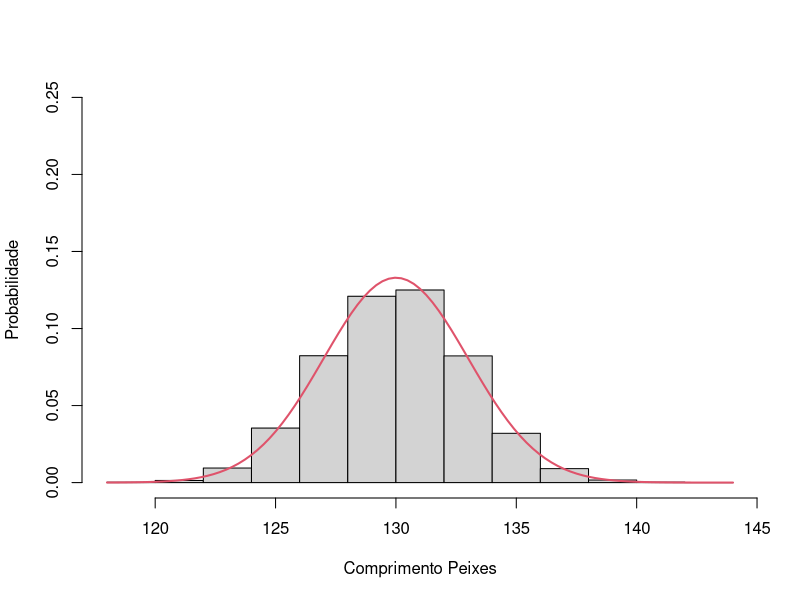
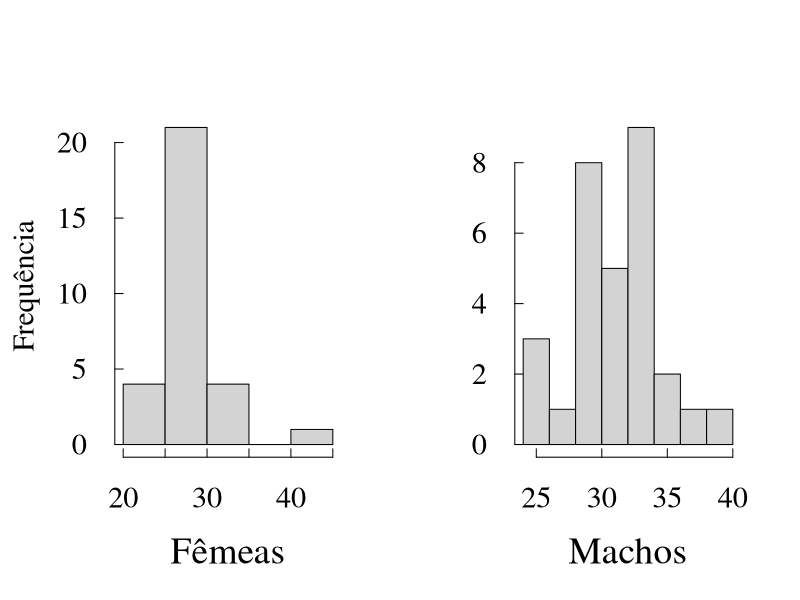
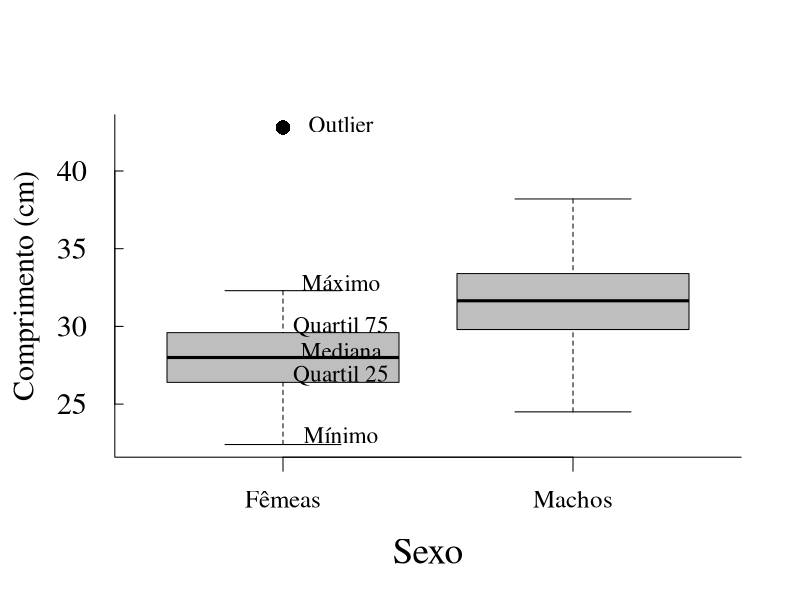
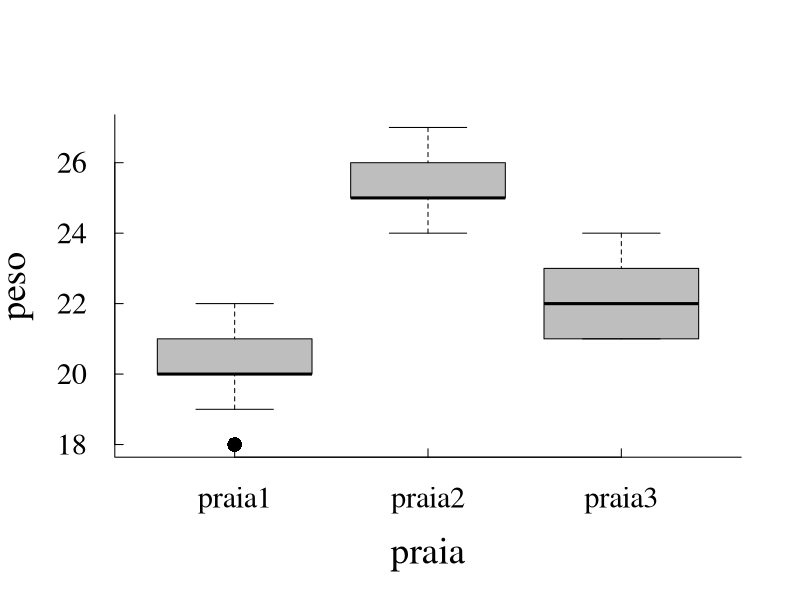
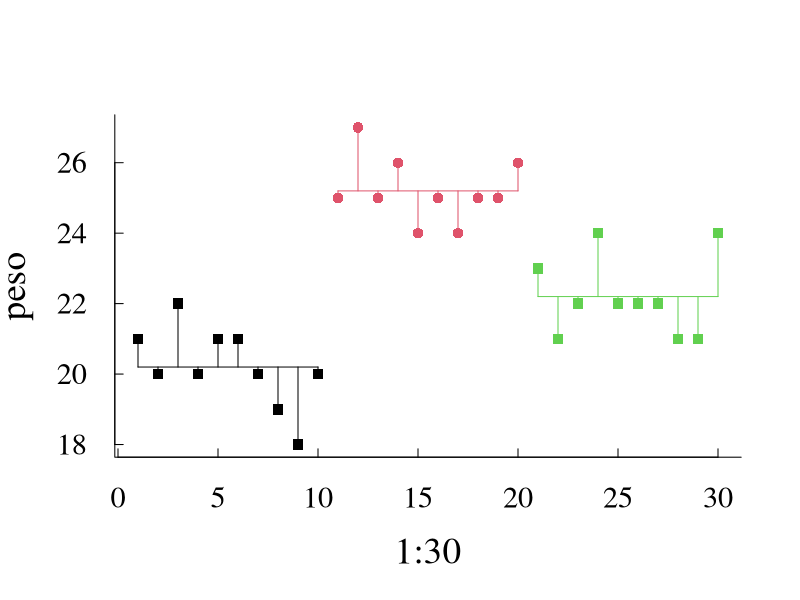

Source code (R) for these figures, in order:


### Aqui temos o primeiro gráfico do artigo, gerado com dados hipotéticos apenas para demostrar a curva normal.

hist(rnorm(9000,mean=130,sd=3),freq=FALSE, xlab = "Comprimento Peixes", ylab = "Probabilidade", main = "",ylim = c(0,0.25)) #Aqui geramos o histograma
curve(dnorm(x,mean=130,sd=3),col=2,lty=1,lwd=2,add=TRUE) # Inserimos a curva em forma de sino


#### Vamos gerar dados de comprimento de peixes para as análises e gráficos
#Usei a função rnorm para gerar dados com distribuição normal, 
#recortei e colei abaixo para podermos trabalhar sempre com os mesmos dados

machos = c(24.5, 25.6, 26, 27.9, 28.4, 28.6, 29.3, 29.8, 30,	30, 30, 30, 31.1, 31.4, 31.5, 31.8, 31.9, 32.1, 32.2, 32.5, 32.6, 33.1, 33.4, 33.5, 33.7, 33.9, 34.3, 34.9, 37.4, 38.2) #dados brutos dos machos
femeas =c(22.4, 23.6, 23.6, 23.6, 25.2, 25.5, 25.9, 26.4, 26.6, 26.9, 26.9, 27.3, 27.5, 27.8, 27.8, 28.2, 28.4, 28.4, 28.8, 29, 29, 29.5, 29.6, 30, 30, 30.1, 31.6, 32, 32.3, 42.8) #dados brutos das femeas
sexo = factor(rep(c("macho","femea"),each=30)) #aqui criamos a coluna de sexo dos peixes para podermos realizar as análises
peixe = c(machos,femeas)# Unimos as duas variáveis, machos e femeas em uma única coluna
dados= data.frame(sexo,peixe) # Aqui criamos a tabela com sexos e os dados de comprimento, tem 2 colunas
head(dados) # verificamos as 5 primeiras linhas dos dados, pra ver se está tudo ok


par(mfrow = c(1,2),cex.axis=1.3,cex.lab=1.6,las=1,bty="l", tcl=0.3,pch=16,cex=1.4,family = "serif") # coloquei as configurações dos gráficos, tamanho de letras, numero de graficos na janela, etc
hist(femeas, main  = "", xlab = "Fêmeas", ylab = "") # o histograma das femeas
mtext("Frequência",side=2, line=2.7,cex=1.8,las=3)#inserindo o rótulo do eixo y
hist(machos, main= "" , xlab = "Machos", ylab = "") # histograma dos machos


## Agora vamos gerar o boxplot

par(mfrow =c(1,1),cex.axis=1.3,cex.lab=1.6,las=1,bty="l", tcl=0.3,pch=16,cex=1.4,family = "serif") # Linha de configuração do gráfico
boxplot(peixe~sexo, col="grey",ylab = "",xlab="Sexo",xaxt="n") # boxplot machos e femeas
axis(side=1, at=c(1,2),labels=c("",""),tcl=-.5) # eixo x
text(1.2,c(43,32.8,30,28.45,26.85,23),c("Outlier","Máximo","Quartil 75","Mediana","Quartil 25","Mínimo")) #Inserindo anotações dentro do gráfico
mtext(c("Fêmeas","Machos"), side = 1, line = 1, at=c(1,2), cex=1.5) # Rótulos de X
mtext(c("Comprimento (cm)"), side = 2, line = 2.7, cex=1.8, las=3)# Rotulo do y

## Aqui geramos uma função simples, pra agruparmos e calcularmos os principais parâmetros dos nossos dados.
describe = function(x){
  getmode <- function(v) {
    uniqv <- unique(v)
    uniqv[which.max(tabulate(match(v, uniqv)))]
  }
  q25 <- function(y){
    quantile(y,c(.25))
  }
  q75 <- function(z){
    quantile(z,c(.75))
  }
  N <- apply(x,2,length) #nÃÂºmero de elementos do vetor
  Media <- apply(x,2,mean) #mÃÂ©dia de cada coluna do vetor
  Desvio_Padrao <- apply(x,2,sd) #desvio padrao para cada coluna do vetor
  Minimo <- apply(x,2,min) #Valor minimo para cada coluna do vetor
  Maximo <- apply(x,2,max) #Valor maximo para cada coluna do vetor
  Mediana <- apply(x,2,median) #Mediana para cada variavel
  Moda <- apply(x,2,getmode) #Moda 
  variancia <- apply(x,2,var) # Variancia
  quantil25 <- apply(x,2,q25)
  quantil75 <- apply(x,2,q75)
  resultados <- data.frame(N,Minimo,Maximo,Moda,Media,Mediana,quantil25,quantil75,Desvio_Padrao,variancia)
  return (round(resultados,2))
}

dado = as.matrix(data.frame(machos,femeas)) # Usamos a função, com a função as.matrix para transformar todos os dados em numericos e realizar o calculo
describe(dado) # Calculamos e visualizamos os parametros.
a= print(describe(dado)) # Armazenamos esses resultados no objeto "a"
write.csv(a,file = "Describe.csv") #Salvamos um arquivo .csv com esses resultados na nossa pasta de trabalho.


## AGORA VAMOS REALIZAR O TESTE-T Comparando os comprimentos de machos e femeas para verificar se há diferença no tamanho dos peixes de acordo com o sexo.

head(dados) # Primeiro verificamos a estrutura dos dados
shapiro.test(dados$peixe[dados$sexo=="macho"]) #agora indexamos os machos e verificamos a normalidade dos dados
shapiro.test(dados$peixe[dados$sexo=="femea"]) #fazemos a mesma coisa com as femeas

bartlett.test(dados$peixe~dados$sexo) #Realizamos o teste de homogeneidade de variancias.

t.test(dados$peixe~dados$sexo) #realizamos o teste-t. E verificamos o p-value para saber a significancia do teste.


## ANOVA
#Utilizamos a função rnorm, mas copiei e colei abaixo para trabalharmos com os mesmos dados.
pop1 <- c(21,20,22,20,21,21,20,19,18,20) # primeira população de mexilhões
pop2 <- c(25,27,25,26,24,25,24,25,25,26) #segunda população de mexilhões
pop3 <- c(23,21,22,24,22,22,22,21,21,24) #terceira população de mexilhões

table <-data.frame(pop1,pop2,pop3) #juntamos os dados em 3 colunas em um objeto chamado table

var(table$pop1) #verificamos a variancia dentro das populações
var(table$pop2)#verificamos a variancia dentro das populações
var(table$pop3)#verificamos a variancia dentro das populações
bartlett.test (table) #realizamos o teste de homogeneidade de variancias

(media.1=mean(pop1)) #Salvamos as médias de cada população | Colocamos tudo dentro dos parenteses para podermos atribuir e olhar os dados na mesma linha
(media.2=mean(pop2)) #Salvamos as médias de cada população
(media.3=mean(pop3)) #Salvamos as médias de cada população

peso=c(pop1,pop2,pop3) #salvamos os dados em um objeto chamado peso
praia=factor(rep(c("praia1","praia2","praia3"),each=10)) # criamos os fatores 

boxplot(peso~praia, col="grey") # Olhamos a distribuição dos dados no boxplot

#Agora vamos plotar os pontos e as retas até a média, para termos ideia de como o calculo da ANOVA funciona.
plot(1:30,peso, pch=rep(c(15,16),each=10),col=rep(1:3,each=10)) # Primeiro plotamos os pesos. 
for(i in 1:10) #agora as linhas da primeira praia
{
  lines(c(i,i),c(peso[i],media.1),col=1)
}
for(j in 11:20) # agora as linhas da segunda praia
{
  lines(c(j,j),c(peso[j],media.2),col=2)
}
for(k in 21:30) # e por fim as linhas da terceira praia
{
  lines(c(k,k),c(peso[k],media.3),col=3)
}

lines(c(1,10),c(media.1,media.1),col=1) #Agora a média da pop 1
lines(c(11,20),c(media.2,media.2),col=2)#Agora a média da pop 2
lines(c(21,30),c(media.3,media.3),col=3)#Agora a média da pop 3

#Podemos agora verificar a tabela da ANOVA.
ANV = aov(peso~praia) #realizamos a análise de variancia ANOVA 
summary(ANV) #verificamos a tabela de resultados. 


